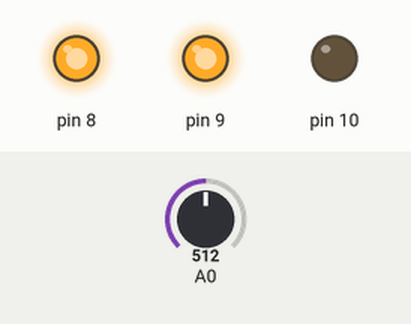
A program run on a simulated Arduino Uno, built with avr-gcc and run on an emulated ATmega328P. Shown: output pins drawn as LEDs (lit = HIGH). The inputs (shaded band) are chosen by the test bench; at power-on: A0 = 512.

Above: at 0.8 s.
0.9 s: A0 set to 576
2.4 s: A0 set to 601
At 3.4 s:
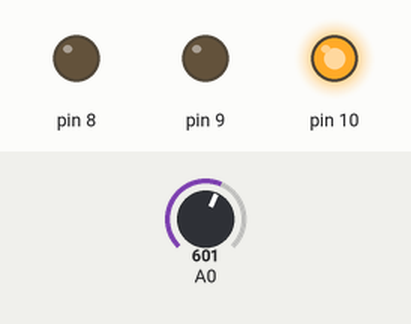
3.9 s: A0 set to 306
At 4.5 s:
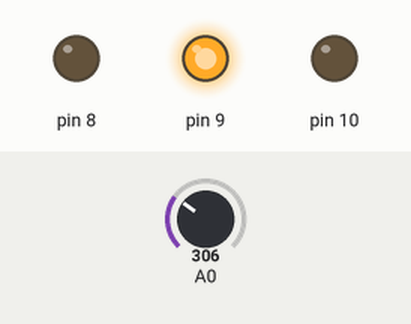
5.4 s: A0 set to 280
At 5.7 s:
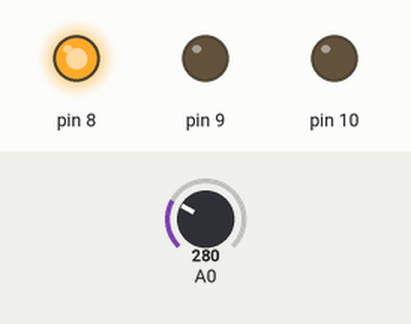
6.9 s: A0 set to 157
8.4 s: A0 set to 135
At 9.1 s:
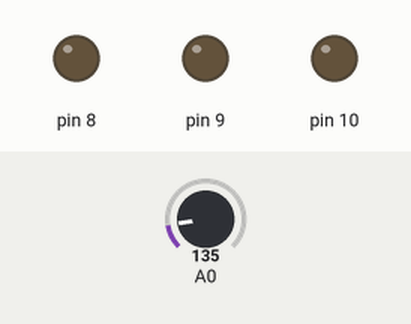
Timing chart, 0 to 10.9 s (numbered marks = the images above; inputs shaded):
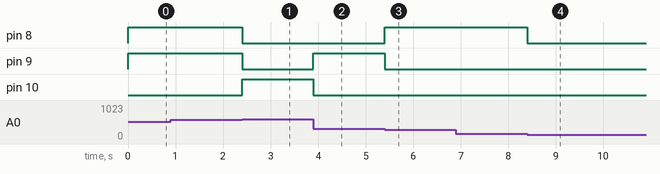

Measured:
- the behaviour switches between 584 and 585 on A0 (found by bisection; images 0 and 1)
- the behaviour switches between 293 and 292 on A0 (found by bisection; images 2 and 3)
- the behaviour switches between 147 and 146 on A0 (found by bisection; images 3 and 4)
- after the input at 0.9 s, every drawn part: stays the same
- after the input at 2.4 s, pin 8, pin 9: HIGH → LOW at once; pin 10: LOW → HIGH at once
- after the input at 3.9 s, pin 9: LOW → HIGH at once; pin 10: HIGH → LOW at once
- after the input at 5.4 s, pin 8: LOW → HIGH at once; pin 9: HIGH → LOW at once
- after the input at 6.9 s, every drawn part: stays the same
- after the input at 8.4 s, pin 8: HIGH → LOW at once

The program:

main.cpp
```cpp
#include <Arduino.h>
#include <avr/io.h>
void adc_init()
{
  // AREF = AVcc
  ADMUX = (1 << REFS0);
  // ADC Enable and prescaler of 128
  // 16000000/128 = 125000
  ADCSRA = (1 << ADEN) | (1 << ADPS2) | (1 << ADPS1) | (1 << ADPS0);
}
// void adc_init() interrupt
// {
//   // AREF = AVcc
//   ADMUX = (1 << REFS0);
//   // ADC Enable and prescaler of 128
//   // 16000000/128 = 125000
//   // (1<<ADIE)=1 à set ADC interrupt enable
//   ADCSRA = (1 << ADEN) | (1 << ADPS2) | (1 << ADPS1) | (1 << ADPS0) | (1 << ADIE);
//   // Set global interrupt
//   sei();
// }
uint16_t adc_read(uint8_t ch) // ch is the channgel number
{
  // select the corresponding channel 0~5
  // ANDing with ’7′ will always keep the value
  // of ‘ch’ between 0 and 5
  ch &= 0b00000111;            // AND operation with 7
  ADMUX = (ADMUX & 0xF8) | ch; // clears the bottom 3 bits before ORing
  // start single conversion
  // write ’1′ to ADSC
  ADCSRA |= (1 << ADSC);
  // wait for conversion to complete
  // ADSC becomes ’0′ again
  // till then, run loop continuously
  while (ADCSRA & (1 << ADSC))
    ;
  return (ADC);
}
// int16_t adc_read(uint8_t ch) interrupt
// {
//   // select the corresponding channel 0~5
//   // ANDing with ’7′ will always keep the value
//   // of ‘ch’ between 0 and 5
//   ch &= 0b00000111;            // AND operation with 7
//   ADMUX = (ADMUX & 0xF8) | ch; // clears the bottom 3 bits before ORing
//   // start single conversion
//   // write ’1′ to ADSC
//   ADCSRA |= (1 << ADSC);
//   // wait for conversion to complete
//   // ADSC becomes ’0′ again
//   // till then, run loop continuously
//   return (ADC);
// }


//Interrupt

// volatile uint16_t adc_result0; interrupt
// ISR(ADC_vect)
// {
//   Serial.println(adc_result0);
// }
// int main()
// {
//   DDRB = 0x20; // to connect led to PB5
//   // initialize adc
//   adc_init();
//   Serial.begin(9600);
//   while (1)
//   {
//     adc_result0 = adc_read(0); // read adc value at PC0
//     // condition for led to turn on or off
//   }
//   return 0;
// }
/*
0->1023
0->5V
x-> 7/1023
*/
int main(){
  DDRB = 0x07; // to connect led to PB0, PB1, PB2
  adc_init();
  uint16_t adc_result0;
  PORTB = 0;
  while (true)
  {
    /* code */
    adc_result0 = adc_read(0); // read adc value at PC0
    PORTB= (adc_result0*7)/1023;

  }

  return 0;
}
```
